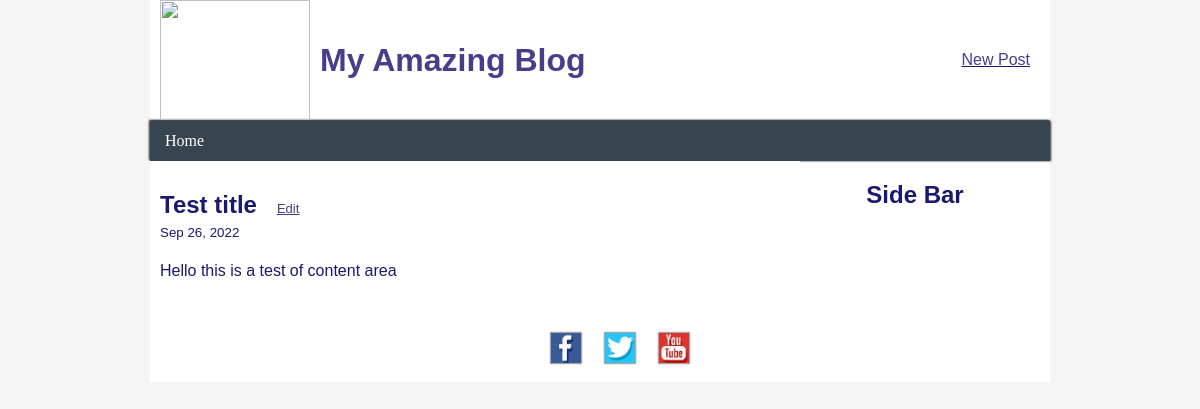
The app's page /page.php?id=131 with its own data.
### tables this page shows
CREATE TABLE `posts` (
  `id` int(11) NOT NULL,
  `title` varchar(80) NOT NULL,
  `content` text NOT NULL,
  `updatedAt` timestamp NOT NULL DEFAULT current_timestamp() ON UPDATE current_timestamp()
);

### page.php (the view)
<?php require('connect.php'); ?>
<?php
    include("header.php")?>
    <?php if(isset($_GET['id']) && filter_input(INPUT_GET, 'id', FILTER_VALIDATE_INT)
            && $_GET['id'] >= 0) {?>
    <?php
        $id = filter_input(INPUT_GET, 'id', FILTER_SANITIZE_NUMBER_INT);
        $query = "SELECT * FROM posts WHERE id = $id";
        $statement = $db->prepare($query);
        $statement->execute();
    ?>
    <section id="content">
        <?php while($row = $statement->fetch()):?>
                <div class="blog-post">
                    <div class="title-group">
                    <h2 class= "title-name"><?= $row['title']?></h2>
                    <a class="edit" href="./edit-page.php?id=<?=$row['id']?>">edit</a>
                    </div>
                    <p><small><?= date("M d, Y", strtotime( $row['updatedAt'])) ?></small></p>
                    <div class="blog-content">
                        <article><?= $row['content'] ?></article>
                    </div>
                </div>
        <?php endwhile ?>
    </section>
    <?php }
    else{
        echo "<script type='text/javascript'>alert('There is an error with id, please try again!');</script>";
    }
    ?>
<?php include("sidebar.php"); ?>
<div class="clear"></div>
<?php include("footer.php")?>

### style.css (style rules this page uses)
html, body, section, p, header, footer, div, article, aside { margin: 0; padding: 0; box-sizing: border-box; }
body { font-family: Helvetica, Arial, Times; color: midnightblue; background-color: #f5f5f5; }
a { text-transform: capitalize; text-decoration: none; color: darkslateblue; }
#content { float: left; width: 650px; margin: 0px auto; background-color: white; }
.blog-post { margin: 10px; }
.title-group { display: flex; align-items: baseline; }
h2.title-name { margin-right: 20px; margin-bottom: 4px; }
a.edit { text-decoration: underline; margin-right: auto; font-size: small; }
.blog-content { margin: 21px auto; }
.clear { clear: both; height: 1px; }

### records on screen
posts: title "Test title", updatedAt "Sep 26, 2022", content "Hello this is a test of content area"
